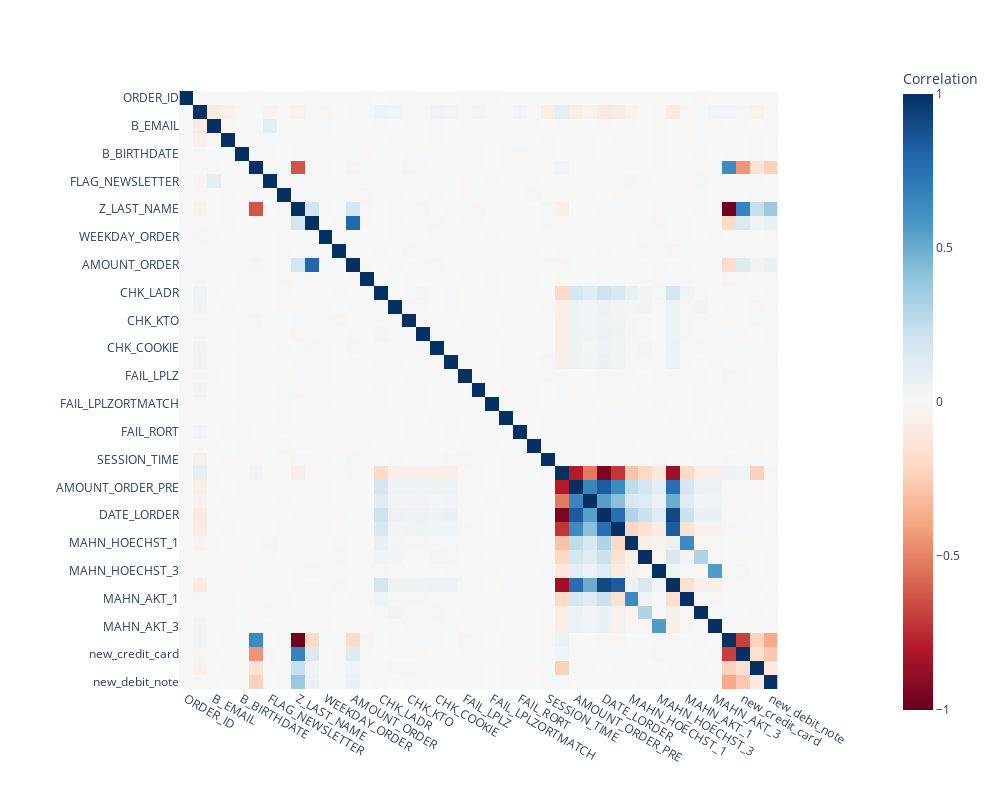

Notebook source saved alongside this figure:
### Code cell
# import seaborn as sns
# import matplotlib.pyplot as plt

# plt.figure(figsize=(10, 8))
# sns.heatmap(corr_matrix, annot=True, cmap='coolwarm',fmt=".2f")
# plt.title('Correlation Matrix')
# plt.show()


import plotly.express as px
import numpy as np
fig = px.imshow(corr_matrix,
                labels=dict(color="Correlation"),
                x=corr_matrix.columns,
                y=corr_matrix.columns,
                color_continuous_scale="RdBu",
                zmin=-1, zmax=1)
fig.update_layout(width=1000, height=800)
 
fig.show()

### Figure 1 — Plotly figure (JSON) as saved in the notebook; plotly's stock layout.template omitted (floating-point values rounded to 4 significant figures; data arrays with more than 128 entries replaced by an {"elided": "..."} marker saying what was removed)
{"data": [{"coloraxis": "coloraxis", "hovertemplate": "x: %{x}<br>y: %{y}<br>Correlation: %{z}<extra></extra>", "name": "0", "type": "heatmap", "x": ["ORDER_ID", "CLASS", "B_EMAIL", "B_TELEFON", "B_BIRTHDATE", "FLAG_LRIDENTISCH", "FLAG_NEWSLETTER", "Z_CARD_VALID", "Z_LAST_NAME", "VALUE_ORDER", "WEEKDAY_ORDER", "TIME_ORDER", "AMOUNT_ORDER", "ANUMMER_01", "CHK_LADR", "CHK_RADR", "CHK_KTO", "CHK_CARD", "CHK_COOKIE", "CHK_IP", "FAIL_LPLZ", "FAIL_LORT", "FAIL_LPLZORTMATCH", "FAIL_RPLZ", "FAIL_RORT", "FAIL_RPLZORTMATCH", "SESSION_TIME", "NEUKUNDE", "AMOUNT_ORDER_PRE", "VALUE_ORDER_PRE", "DATE_LORDER", "MAHN_HOECHST_0", "MAHN_HOECHST_1", "MAHN_HOECHST_2", "MAHN_HOECHST_3", "MAHN_AKT_0", "MAHN_AKT_1", "MAHN_AKT_2", "MAHN_AKT_3", "new_check", "new_credit_card", "new_debit_card", "new_debit_note"], "xaxis": "x", "y": ["ORDER_ID", "CLASS", "B_EMAIL", "B_TELEFON", "B_BIRTHDATE", "FLAG_LRIDENTISCH", "FLAG_NEWSLETTER", "Z_CARD_VALID", "Z_LAST_NAME", "VALUE_ORDER", "WEEKDAY_ORDER", "TIME_ORDER", "AMOUNT_ORDER", "ANUMMER_01", "CHK_LADR", "CHK_RADR", "CHK_KTO", "CHK_CARD", "CHK_COOKIE", "CHK_IP", "FAIL_LPLZ", "FAIL_LORT", "FAIL_LPLZORTMATCH", "FAIL_RPLZ", "FAIL_RORT", "FAIL_RPLZORTMATCH", "SESSION_TIME", "NEUKUNDE", "AMOUNT_ORDER_PRE", "VALUE_ORDER_PRE", "DATE_LORDER", "MAHN_HOECHST_0", "MAHN_HOECHST_1", "MAHN_HOECHST_2", "MAHN_HOECHST_3", "MAHN_AKT_0", "MAHN_AKT_1", "MAHN_AKT_2", "MAHN_AKT_3", "new_check", "new_credit_card", "new_debit_card", "new_debit_note"], "yaxis": "y", "z": {"elided": "43x43 float values"}}], "layout": {"coloraxis": {"cmax": 1, "cmin": -1, "colorbar": {"title": {"text": "Correlation"}}, "colorscale": [[0, "rgb(103,0,31)"], [0.1, "rgb(178,24,43)"], [0.2, "rgb(214,96,77)"], [0.3, "rgb(244,165,130)"], [0.4, "rgb(253,219,199)"], [0.5, "rgb(247,247,247)"], [0.6, "rgb(209,229,240)"], [0.7, "rgb(146,197,222)"], [0.8, "rgb(67,147,195)"], [0.9, "rgb(33,102,172)"], [1, "rgb(5,48,97)"]]}, "height": 800, "margin": {"t": 60}, "width": 1000, "xaxis": {"anchor": "y", "constrain": "domain", "domain": [0, 1], "scaleanchor": "y"}, "yaxis": {"anchor": "x", "autorange": "reversed", "constrain": "domain", "domain": [0, 1]}}}
